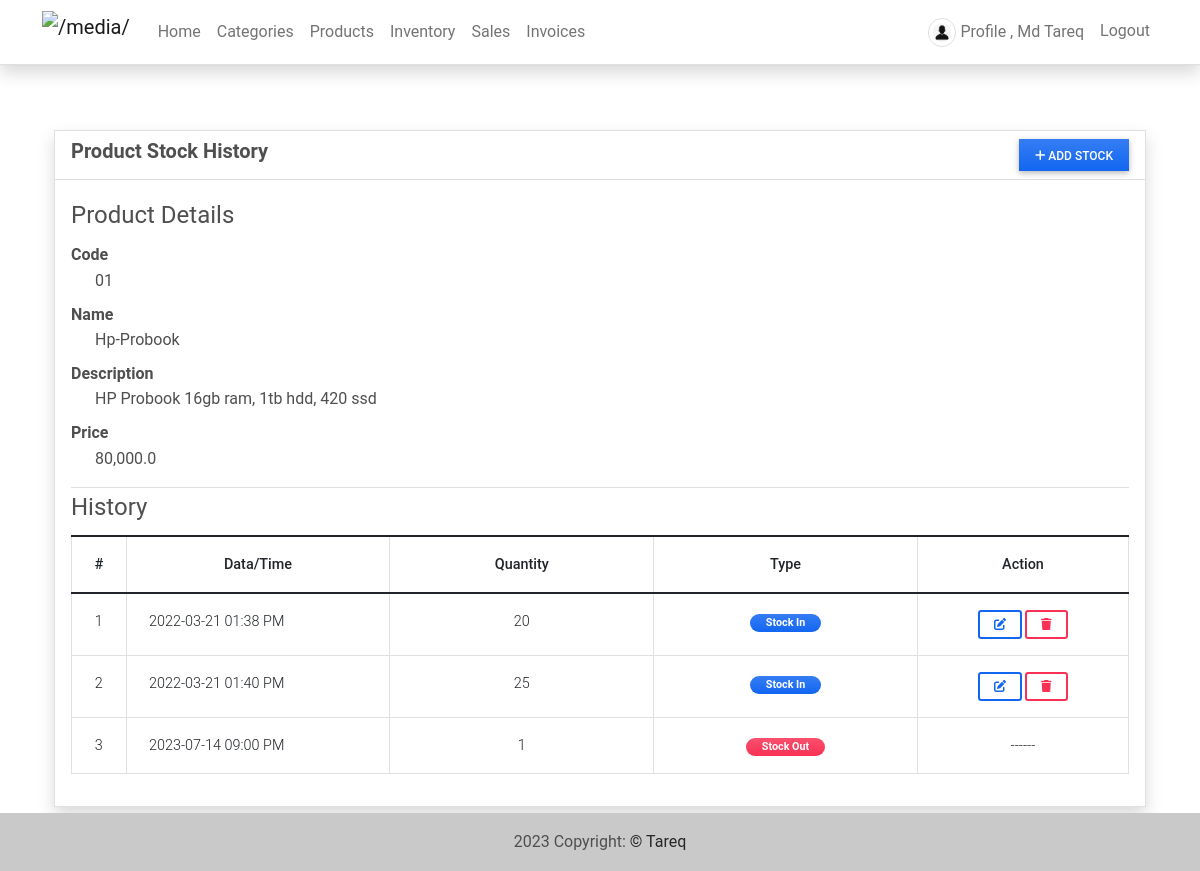
Screenshot of /inventory/1 (signed in) with the database file from the repository.
### imsApp/models.py (models this page shows, shortened)
class Product(models.Model):
    code=models.CharField(max_length=100,blank=True, null=True)
    name=models.CharField(max_length=250,blank=True, null=True)
    description = models.TextField()
    price = models.FloatField(default=0)
    status = models.CharField(max_length=2, choices=(('1','Active'),('2','Inactive')), default=1)
    date_created = models.DateTimeField(default=timezone.now)
    date_updated = models.DateTimeField(auto_now=True)
    def __str__(self):
        return self.code + ' - ' + self.name

class Stock(models.Model):
    product = models.ForeignKey(Product, on_delete=models.CASCADE)
    quantity = models.FloatField(default=0)
    type = models.CharField(max_length=2,choices=(('1','Stock-in'),('2','Stock-Out')), default = 1)
    date_created = models.DateTimeField(default=timezone.now)
    date_updated = models.DateTimeField(auto_now=True)

### imsApp/views.py (the view)
# urls.py: path('inventory/<int:pk>',views.inv_history,name='inventory-history-page'),
@login_required
def inv_history(request, pk= None):
    context['page_title'] = 'Inventory History'
    if pk is None:
        messages.error(request, "Product ID is not recognized")
        return redirect('inventory-page')
    else:
        product = Product.objects.get(id = pk)
        stocks = Stock.objects.filter(product = product).all()
        context['product'] = product
        context['stocks'] = stocks
        return render(request, 'inventory-history.html', context )

### imsApp/templates/inventory-history.html (shortened to what this page needs)
{% extends 'base.html' %} {% load humanize %} {% block pageContent %}
<div class="container pt-3">
    <div class="card card-default border shadow rounded-0">
        <div class="card-header">
            <div class="w-100 d-flex justify-content-between">
                <h5 class="fw-bolder card-title">Product Stock History</h5>
                <button class="btn btn-primary btn-sm rounded-0 bg-gradient px-3" type="button" id="add_stock"><i class="fa fa-plus"></i> Add Stock</button>
            </div>
        </div>
        <div class="card-body">
            <div class="conteiner-fluid">
                <fieldset class="border-bottom">
                    <legend>Product Details</legend>
                    <dl>
                        <dt class="tex-muted">Code</dt>
                        <dd class="ps-4">{{ product.code }}</dd>
                        <dt class="tex-muted">Name</dt>
                        <dd class="ps-4">{{ product.name }}</dd>
                        <dt class="tex-muted">Description</dt>
                        <dd class="ps-4">{{ product.description }}</dd>
                        <dt class="tex-muted">Price</dt>
                        <dd class="ps-4">{{ product.price|intcomma }}</dd>
                    </dl>
                </fieldset>
                <fieldset>
                    <legend>History</legend>
                    <table class="table table-bordered" id="stock-tbl">
                        <colgroup>
                            <col width="5%">
                            <col width="25%">
                            <col width="25%">
                            <col width="25%">
                            <col width="20%">
                        </colgroup>
                        <thead>
                            <th class="text-center">#</th>
                            <th class="text-center">Data/Time</th>
                            <th class="text-center">Quantity</th>
                            <th class="text-center">Type</th>
                            <th class="text-center">Action</th>
                        </thead>
                        <tbody>
                            {% for stock in stocks %}
                            <tr>
                                <td class="text-center">{{ forloop.counter }}</td>
                                <td class="">{{ stock.date_created|date:"Y-m-d h:i A" }}</td>
                                <td class="text-center">{{ stock.quantity|floatformat:0|intcomma }}</td>
                                <td class="text-center">
                                    {% if stock.type == '1' %}
                                    <span class="badge px-3 rounded-pill bg-primary bg-gradient">Stock In</span> {% else %}
                                    <span class="badge px-3 rounded-pill bg-danger bg-gradient">Stock Out</span> {% endif %}
                                </td>
                                <td class="text-center">
                                    {% if stock.type == '1' %}
                                    <a class="btn btn-outline-primary btn-sm edit-data" href="javascript:void(0)" data-id="{{ stock.pk }}" title="Edit">
                                        <i class="fa fa-edit"></i>
                                    </a>
                                    <button class="btn btn-outline-danger btn-sm delete-data" type="button" data-id="{{ stock.pk }}" title="Delete">
                                        <i class="fa fa-trash"></i>
                                    </button>
                                    {% else %}
                                    ------
                                    {% endif %}
                                </td>
                            </tr>
                            {% endfor %}
                        </tbody>
                    </table>
                </fieldset>
            </div>
        </div>
    </div>
</div>
{% endblock pageContent %}

### imsApp/templates/topNavigation.html (shortened to what this page needs)
{% load static %}
<header>
    <nav class="navbar navbar-expand-lg navbar-light bg-white fixed-top shadow border-bottom">
        <div class="container">
            <a class="navbar-brand" target="_blank" href="{% url 'home-page' %}">
                <img src="{{ MEDIA_URL }}/default/tareq.png" height="16" alt="{{ MEDIA_URL }}" loading="lazy" style="margin-top: -3px;" />
            </a>
            <div class="collapse navbar-collapse" id="navbarExample01">
                <ul class="navbar-nav me-auto mb-2 mb-lg-0" id="topNav">
                    {% if user.id %}
                    <li class="nav-item">
                        <a class="nav-link" aria-current="page" href="{% url 'home-page' %}">Home</a>
                    </li>
                    <li class="nav-item">
                        <a class="nav-link" aria-current="page" href="{% url 'category-page' %}">Categories</a>
                    </li>
                    <li class="nav-item">
                        <a class="nav-link" aria-current="page" href="{% url 'product-page' %}">Products</a>
                    </li>
                    <li class="nav-item">
                        <a class="nav-link" aria-current="page" href="{% url 'inventory-page' %}">Inventory</a>
                    </li>
                    <li class="nav-item">
                        <a class="nav-link" aria-current="page" href="{% url 'sales-page' %}">Sales</a>
                    </li>
                    <li class="nav-item">
                        <a class="nav-link" aria-current="page" href="{% url 'invoice-page' %}">Invoices</a>
                    </li>
                    {% endif %}
                </ul>
                <ul class="navbar-nav d-flex flex-row">
                    {% if user.id %} {% if user.profile.user_type == 1 %} {% endif %}
                    <li class="nav-item me-3 me-lg-0">
                        <a class="nav-link" href="{% url 'profile' %}">
                            <span class="me-1"><img src="{{ MEDIA_URL }}/default/avatar.png" alt="User Avatar" id="user-avatar" class="img-thumbnail rounded-circle"></span>Profile , {{ user.first_name }} {{user.last_name}}
                        </a>
                    </li>
                    <li class="nav-item me-3 me-lg-0">
                        <a class="nav-link" href="{% url 'logout' %}">Logout</a>
                    </li>
                    {% else %}
                    <li class="nav-item me-3 me-lg-0">
                        <a class="nav-link" href="{% url 'login' %}">Login</a>
                    </li>
                    {% endif %}
                </ul>
            </div>
        </div>
    </nav>
</header>

### static/assets/default/css/style.css (style rules this page uses)
html, body { height: 100%; width: 100%; max-height: 100%; overflow: auto; display: flex; flex-direction: column; }
body>header { flex-shrink: auto; }
#user-avatar { width: 1.8rem; height: 1.8rem; object-fit: scale-down; object-position: center center; }
.navbar-brand>img { height: 2em; }

### rows the page displays
Product: code "01", name "Hp-Probook", description "HP Probook 16gb ram, 1tb hdd, 420 ssd", price "80,000.0"
Stock: date_created "2022-03-21 01:38 PM", quantity "20", type "Stock In"
Stock: date_created "2022-03-21 01:40 PM", quantity "25", type "Stock In"
Stock: date_created "2023-07-14 09:00 PM", quantity "1", type "Stock Out"

### other values shown
{{ user.first_name }} "Md"
{{ user.last_name }} "Tareq"
